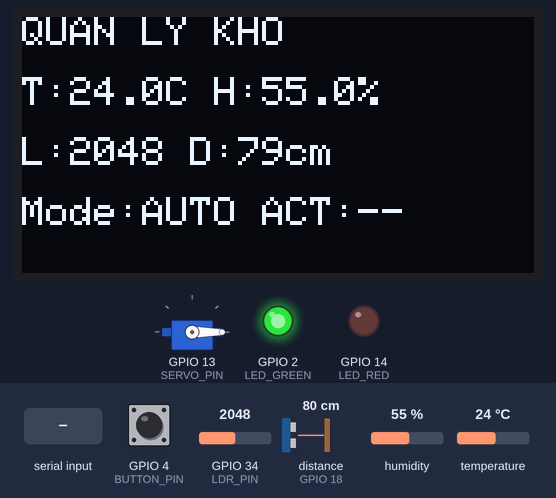
A program run on a simulated ESP32. Shown: 128×64 one-colour display, servo, output pins drawn as LEDs (lit = HIGH). Wiring (from diagram.json): ultrasonic range finder: trigger GPIO 5; echo GPIO 18. The test bench sets the inputs (shaded band); at power-on: distance to the obstacle (sensor on GPIO 18) 80 cm, GPIO 4 (BUTTON_PIN) HIGH, temperature 24 °C, GPIO 34 (LDR_PIN) = 2048, humidity 55 %. The echo pulse lasts 58.3 µs per cm; pins used as bus, display or sensor lines are not drawn; what the program prints to the serial monitor is not drawn.

Above: at 3.1 s.
3.2 s: distance to the obstacle (sensor on GPIO 18) set to 23 cm
At 4.4 s:
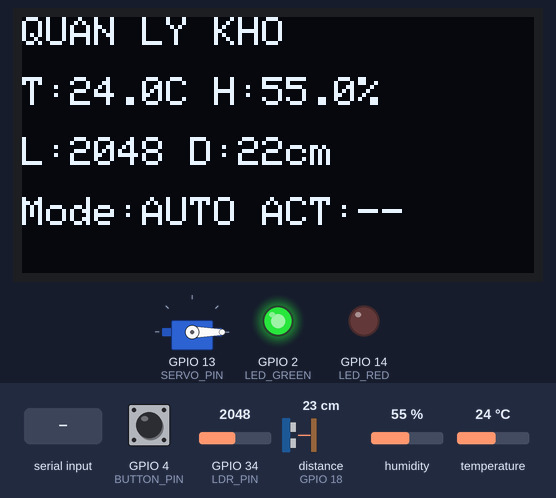
5.5 s: distance to the obstacle (sensor on GPIO 18) set to 18 cm
At 7.2 s:
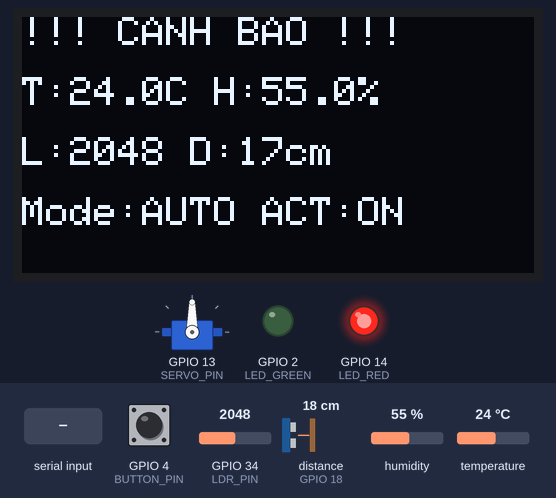
7.5 s: GPIO 4 (BUTTON_PIN) pulled LOW for 0.15 s
At 8.6 s:
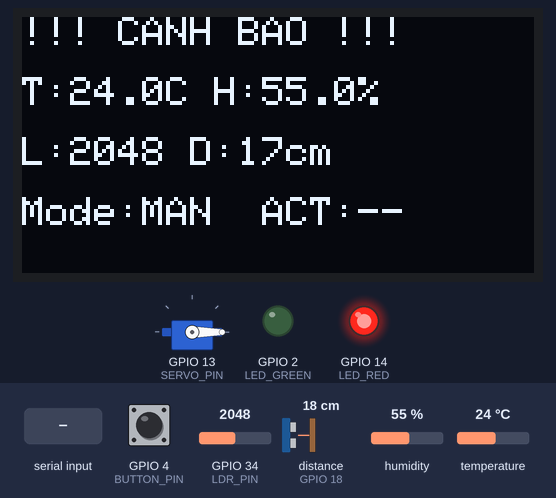
9.5 s: "r\n" received over Serial
At 9.9 s:
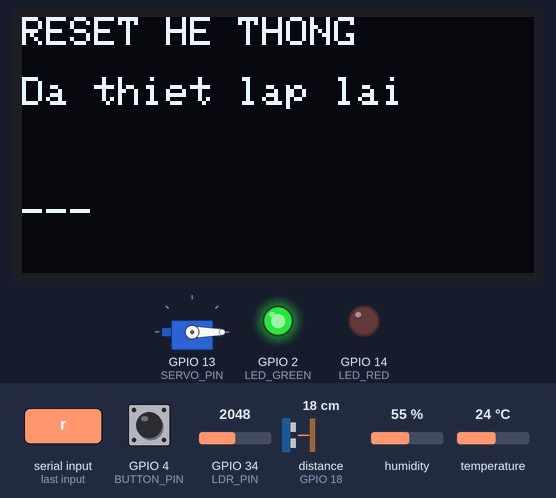
11.5 s: GPIO 4 (BUTTON_PIN) pulled LOW for 1 s
At 11.8 s:
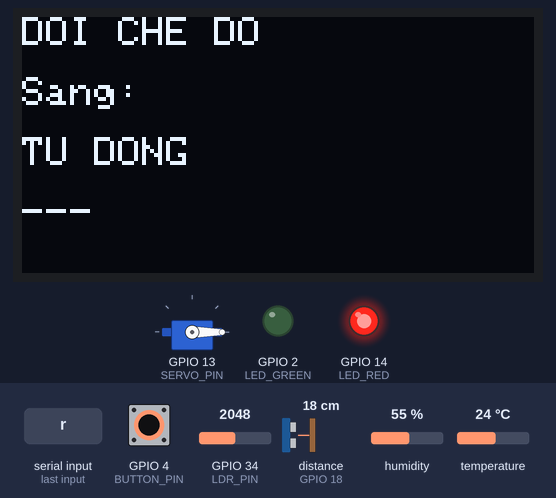
14.0 s: temperature set to 33 °C
At 14.8 s:
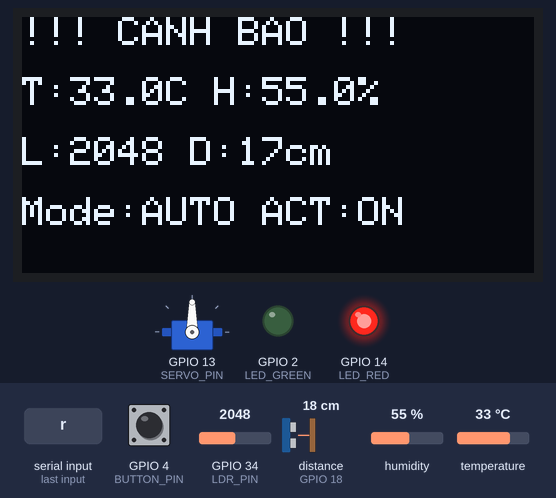
Timing chart, 0 to 16.5 s (numbered marks = the images above; inputs shaded):
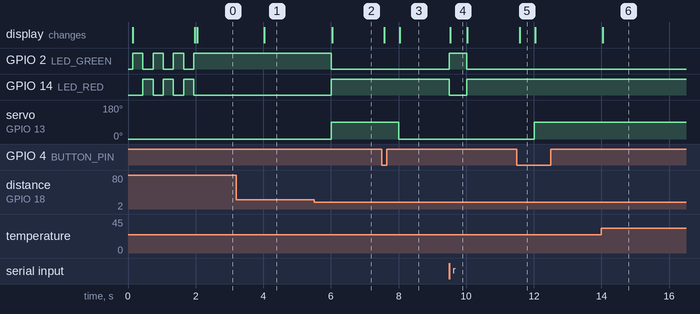

Measured:
- the behaviour switches between 21 and 20 cm on distance to the obstacle (sensor on GPIO 18) (found by bisection; images 1 and 2)
- after the input at 3.2 s, the display: changes after 0.83 s (image 1)
- after the input at 5.5 s, GPIO 2 (LED_GREEN): HIGH → LOW after 0.51 s; GPIO 14 (LED_RED): LOW → HIGH after 0.51 s; servo on GPIO 13 (SERVO_PIN): 0° → 90° after 0.52 s; the display: changes after 0.54 s (image 2)
- after the input at 7.5 s, servo on GPIO 13 (SERVO_PIN): 90° → 0° after 0.51 s; the display: first changes after 0.08 s (image 3 shows a later state)
- after the input at 9.5 s, GPIO 2 (LED_GREEN): LOW → HIGH at once, → LOW 0.51 s later; GPIO 14 (LED_RED): HIGH → LOW at once, → HIGH 0.51 s later; the display: changes at once (image 4)
- after the input at 11.5 s, servo on GPIO 13 (SERVO_PIN): 0° → 90° after 0.51 s; the display: changes after 0.08 s (image 5)
- after the input at 14.0 s, the display: changes at once (image 6)

The program:

main.cpp
```cpp
#include <Adafruit_GFX.h>     // Thư viện đồ họa cơ bản cho màn hình
#include <Adafruit_SSD1306.h> // Thư viện điều khiển màn hình OLED SSD1306
#include <DHT.h>              // Thư viện cảm biến nhiệt độ và độ ẩm DHT
#include <ESP32Servo.h>       // Thư viện điều khiển động cơ Servo cho ESP32
#include <arduino.h>

/**
 * ĐỊNH NGHĨA CÁC CHÂN KẾT NỐI (Hardware Pin Assignment)
 * Việc định nghĩa rõ ràng các chân giúp dễ dàng thay đổi phần cứng mà không cần
 * sửa code ở nhiều nơi.
 */
#define BUTTON_PIN 4   // Nút nhấn chuyển chế độ (Số 4 - GPIO4)
#define LDR_PIN 34     // Cảm biến quang trở (Analog 34 - GPIO34)
#define DHT_PIN 15     // Cảm biến DHT22 (Số 15 - GPIO15)
#define DHT_TYPE DHT22 // Loại cảm biến là DHT22 (độ chính xác cao hơn DHT11)
#define TRIG_PIN 5     // Chân phát tín hiệu siêu âm (Trigger)
#define ECHO_PIN 18    // Chân nhận tín hiệu siêu âm (Echo)
#define SERVO_PIN 13   // Chân điều khiển Servo (Cửa/Quạt)
#define LED_GREEN 2    // Đèn LED xanh - Trạng thái an toàn
#define LED_RED 14     // Đèn LED đỏ - Trạng thái cảnh báo

/**
 * CÁC NGƯỠNG THIẾT LẬP (System Thresholds)
 * Các giá trị này dùng để so sánh với dữ liệu cảm biến để ra quyết định.
 */
#define NGUONG_NHIET 30.0 // Nhiệt độ trên 30.0°C sẽ cảnh báo cháy/nóng
#define NGUONG_ANH_SANG                                                        \
  1500 // Giá trị quang trở (giả lập) để bật cảnh báo chiếu sáng
#define NGUONG_KHOANG_CACH                                                     \
  20 // Khoảng cách vật cản dưới 20cm coi như có đột nhập

// Các thông số vật lý của màn hình OLED
#define SCREEN_WIDTH 128 // Độ rộng màn hình (pixels)
#define SCREEN_HEIGHT 64 // Độ cao màn hình (pixels)

/**
 * KHỞI TẠO CÁC ĐỐI TƯỢNG (Object Initialization)
 * Tạo ra các "thực thể" phần mềm đại diện cho các thiết bị phần cứng.
 */
DHT dht(DHT_PIN, DHT_TYPE); // Đối tượng cảm biến DHT
Adafruit_SSD1306 oled(SCREEN_WIDTH, SCREEN_HEIGHT, &Wire,
                      -1); // Đối tượng màn hình OLED
Servo hieuChinhCua;        // Đối tượng Servo điều khiển thực thi

/**
 * KHAI BÁO NGUYÊN MẪU HÀM (Function Prototypes)
 * Giúp trình biên dịch biết trước sự tồn tại của các hàm sẽ định nghĩa ở phía
 * dưới.
 */
void kickHoatSieuAm();
void capNhatOLED(String dong1, String dong2, String dong3, String dong4);
void xuLyLenhSerial();
void hienThiTroGiup();
void docVaBaoCaoCamBien();

/**
 * BIẾN TRẠNG THÁI TOÀN CỤC (Global State Variables)
 * Lưu trữ các thông số vận hành của hệ thống trong suốt thời gian chạy.
 */
int cheDo = 0;    // Chế độ vận hành: 0 = Tự động (Auto), 1 = Thủ công (Manual)
int trangThaiNut; // Trạng thái hiện tại của nút bấm
int trangThaiNutCu =
    HIGH; // Trạng thái trước đó của nút bấm (để phát hiện sự thay đổi)
unsigned long thoiGianDebounce =
    0;                           // Thời điểm bắt đầu rung phím (để lọc nhiễu)
unsigned long thoiGianTruoc = 0; // Thời điểm cập nhật cảm biến lần cuối
const long chuKyCapNhat = 2000;  // Chu kỳ đọc cảm biến mỗi 2 giây (2000ms)

/**
 * HÀM THIẾT LẬP (Setup Function)
 * Chạy duy nhất một lần khi khởi động hoặc Reset ESP32.
 */
void setup() {
  Serial.begin(
      115200); // Khởi tạo giao tiếp Serial với máy tính (baudrate 115200)
  delay(100);

  // In banner chào mừng ra Serial Monitor
  Serial.println("\n**************************************");
  Serial.println("*  HE THONG KHO THONG MINH (v2.0)    *");
  Serial.println("*       XIN CHAO QUY KHACH!          *");
  Serial.println("**************************************");
  Serial.println("Dang khoi dong cac cam bien...");

  // Thiết lập chế độ cho các chân (Vào/Ra)
  pinMode(BUTTON_PIN, INPUT_PULLUP); // Chế độ INPUT_PULLUP để không cần điện
                                     // trở ngoài cho nút bấm
  pinMode(LDR_PIN, INPUT);           // Cảm biến quang trở là đầu vào Analog
  pinMode(TRIG_PIN, OUTPUT);         // Chân phát siêu âm là đầu ra
  pinMode(ECHO_PIN, INPUT);          // Chân nhận siêu âm là đầu vào
  pinMode(LED_GREEN, OUTPUT);        // Đèn LED là đầu ra
  pinMode(LED_RED, OUTPUT);

  dht.begin(); // Bắt đầu hoạt động cảm biến DHT

  // Khởi tạo màn hình OLED, kiểm tra xem màn hình có phản hồi không
  if (!oled.begin(SSD1306_SWITCHCAPVCC, 0x3C)) {
    Serial.println("LOI: Khong tim thay man hinh OLED SSD1306!");
    for (;;)
      ; // Dừng chương trình nếu không có màn hình
  }

  // Thiết lập font chữ và màu sắc mặc định cho OLED
  oled.clearDisplay();
  oled.setTextSize(1);
  oled.setTextColor(SSD1306_WHITE);

  hieuChinhCua.attach(SERVO_PIN); // Gán chân điều khiển cho Servo
  hieuChinhCua.write(0);          // Đặt Servo về vị trí 0 độ (Cửa đóng)

  // Hiệu ứng kiểm tra đèn LED khi khởi động (Nháy 3 lần)
  Serial.println("Kiem tra den tin hieu LED...");
  for (int i = 0; i < 3; i++) {
    digitalWrite(LED_GREEN, HIGH);
    digitalWrite(LED_RED, LOW);
    delay(300);
    digitalWrite(LED_GREEN, LOW);
    digitalWrite(LED_RED, HIGH);
    delay(300);
  }
  digitalWrite(LED_RED, LOW);
  digitalWrite(LED_GREEN,
               HIGH); // Kết thúc kiểm tra, để đèn xanh sáng (Sẵn sàng)

  Serial.println("HE THONG DA SAN SANG!");
  hienThiTroGiup(); // Hiển thị các lệnh điều khiển qua Serial

  // Hiển thị thông tin ban đầu lên OLED
  capNhatOLED("XIN CHAO!", "KHO THONG MINH", "Trang thai: OK",
              "Go 'h' de xem lenh");
}

/**
 * VÒNG LẶP CHÍNH (Main Loop)
 * Chạy liên tục để xử lý các sự kiện và cập nhật dữ liệu.
 */
void loop() {
  xuLyLenhSerial(); // Luôn lắng nghe lệnh từ máy tính

  /**
   * XỬ LÝ NÚT BẤM VỚI KỸ THUẬT DEBOUNCE (Chống nhiễu phím)
   * Nút bấm cơ học khi nhấn sẽ tạo ra nhiều xung ảo, ta cần lọc bỏ chúng.
   */
  int docNut = digitalRead(BUTTON_PIN);
  if (docNut != trangThaiNutCu) {
    thoiGianDebounce = millis(); // Ghi nhận thời điểm trạng thái phím thay đổi
  }

  // Nếu trạng thái phím ổn định đủ lâu (50ms) thì mới ghi nhận là một lần nhấn
  // thực sự
  if ((millis() - thoiGianDebounce) > 50) {
    if (docNut != trangThaiNut) {
      trangThaiNut = docNut;
      // Phát hiện trạng thái LOW (vì dùng PULLUP nên khi nhấn phím chân sẽ
      // xuống mức LOW)
      if (trangThaiNut == LOW) {
        cheDo = !cheDo; // Đảo trạng thái chế độ (0 sang 1 hoặc ngược lại)
        String tenCheDo = cheDo ? "THU CONG" : "TU DONG";
        Serial.println("\n[THONG BAO] Chuyen sang che do: " + tenCheDo);
        capNhatOLED("DOI CHE DO", "Sang:", tenCheDo, "---");
      }
    }
  }
  trangThaiNutCu = docNut; // Lưu lại để so sánh ở vòng lặp kế tiếp

  /**
   * CẬP NHẬT DỮ LIỆU CẢM BIẾN ĐỊNH KỲ
   * Sử dụng millis() để không làm dừng chương trình (thay vì delay()).
   */
  unsigned long thoiGianHienTai = millis();
  if (thoiGianHienTai - thoiGianTruoc >= chuKyCapNhat) {
    thoiGianTruoc = thoiGianHienTai;
    docVaBaoCaoCamBien(); // Gọi hàm đọc và phân tích dữ liệu
  }
}

/**
 * Kích hoạt phát sóng siêu âm để đo khoảng cách
 */
void kickHoatSieuAm() {
  digitalWrite(TRIG_PIN, LOW);
  delayMicroseconds(2);
  digitalWrite(TRIG_PIN, HIGH); // Phát xung 10 micro giây
  delayMicroseconds(10);
  digitalWrite(TRIG_PIN, LOW);
}

/**
 * Hiển thị 4 dòng văn bản lên màn hình OLED
 */
void capNhatOLED(String dong1, String dong2, String dong3, String dong4) {
  oled.clearDisplay();
  oled.setCursor(0, 0);
  oled.println(dong1);
  oled.setCursor(0, 15);
  oled.println(dong2);
  oled.setCursor(0, 30);
  oled.println(dong3);
  oled.setCursor(0, 45);
  oled.println(dong4);
  oled.display(); // Cần gọi display() để dữ liệu thực sự xuất hiện trên màn
                  // hình
}

/**
 * Xử lý các ký tự lệnh nhận được từ Serial Monitor
 */
void xuLyLenhSerial() {
  if (Serial.available() > 0) {
    char lenh = Serial.read(); // Đọc ký tự đầu tiên
    while (Serial.available() > 0)
      Serial.read(); // Xóa sạch bộ đệm các ký tự thừa (vd: xuống dòng)

    switch (lenh) {
    case 'm':
    case 'M': // Đổi chế độ điều khiển
      cheDo = !cheDo;
      Serial.println("\n>> LENH: DOI CHE DO. Hien tai: " +
                     String(cheDo ? "THU CONG" : "TU DONG"));
      break;
    case 's':
    case 'S': // Yêu cầu báo cáo cảm biến ngay lập tức
      Serial.println("\n>> LENH: YEU CAU BAO CAO TRUC TIEP");
      docVaBaoCaoCamBien();
      break;
    case 'r':
    case 'R': // Reset hệ thống về trạng thái an toàn
      Serial.println("\n>> LENH: THIET LAP LAI (RESET)");
      hieuChinhCua.write(0);
      digitalWrite(LED_RED, LOW);
      digitalWrite(LED_GREEN, HIGH);
      capNhatOLED("RESET HE THONG", "Da thiet lap lai", "", "---");
      break;
    case 'h':
    case 'H': // Hiển thị bảng trợ giúp
      hienThiTroGiup();
      break;
    default:
      // Thông báo nếu người dùng nhập sai lệnh
      if (lenh != '\n' && lenh != '\r') {
        Serial.print("\n>> Khong ro lenh: ");
        Serial.println(lenh);
        hienThiTroGiup();
      }
      break;
    }
  }
}

/**
 * In danh sách các lệnh điều khiển ra Serial Monitor
 */
void hienThiTroGiup() {
  Serial.println("\n--- BANG DIEU KHIEN KHO ---");
  Serial.println(" [m] - Doi che do (Tu dong/Thu cong)");
  Serial.println(" [s] - Xem bao cao cam bien ngay");
  Serial.println(" [r] - Reset canh bao & Servo");
  Serial.println(" [h] - Hien thi tro giup");
  Serial.println("---------------------------");
}

/**
 * Hàm quan trọng nhất: Đọc toàn bộ cảm biến và ra quyết định điều khiển
 */
void docVaBaoCaoCamBien() {
  // 1. Đọc dữ liệu từ cảm biến nhiệt độ & độ ẩm
  float t = dht.readTemperature();
  float h = dht.readHumidity();

  // 2. Đọc độ sáng từ quang trở (LDR)
  int l = analogRead(LDR_PIN);

  // 3. Đo khoảng cách bằng cảm biến siêu âm
  kickHoatSieuAm();
  long duration =
      pulseIn(ECHO_PIN, HIGH); // Đo thời gian xung phản hồi (echo) quay lại
  int d = duration * 0.034 /
          2; // Công thức vật lý: Distance = (Time * Tốc độ âm thanh) / 2

  // Kiểm tra tính hợp lệ của dữ liệu DHT (phòng trường hợp đứt dây)
  bool loiCBIEN = isnan(t) || isnan(h);
  bool coHanhDong = false; // Biến đánh dấu xem có cần kích hoạt Servo không
  String tieuDeOLED = "QUAN LY KHO";
  String canhBao = "";

  // 4. KIỂM TRA CÁC NGƯỠNG AN TOÀN (LOGIC RA QUYẾT ĐỊNH)
  if (t > NGUONG_NHIET) {
    canhBao += "NGUY HIEM CHAY! ";
    coHanhDong = true;
  }
  if (d > 0 && d < NGUONG_KHOANG_CACH) {
    canhBao += "CO DOT NHAP! ";
    coHanhDong = true;
  }

  // 5. IN DỮ LIỆU RA TRẠM GIÁM SÁT (SERIAL MONITOR)
  Serial.println("\n--- BAO CAO MONITOR: " + String(millis() / 1000) + "s ---");
  if (loiCBIEN)
    Serial.println("[!] LOI: Cam bien DHT khong phan hoi.");
  Serial.print(" Nhiet do: ");
  Serial.print(t);
  Serial.print("C | Do am: ");
  Serial.print(h);
  Serial.println("%");
  Serial.print(" Anh sang: ");
  Serial.print(l);
  Serial.print(" | K.Cach: ");
  Serial.print(d);
  Serial.println("cm");

  // Xử lý báo động trên đèn LED
  if (canhBao != "") {
    Serial.println("[CANH BAO] " + canhBao);
    tieuDeOLED = "!!! CANH BAO !!!";
    digitalWrite(LED_RED, HIGH);  // Bật đèn đỏ cảnh báo
    digitalWrite(LED_GREEN, LOW); // Tắt đèn xanh
  } else {
    Serial.println("[OK] Tinh trang kho: AN TOAN");
    digitalWrite(LED_RED, LOW);    // Tắt đèn đỏ
    digitalWrite(LED_GREEN, HIGH); // Bật đèn xanh an toàn
  }

  // 6. ĐIỀU KHIỂN CƠ CẤU CHẤP HÀNH (SERVO)
  int pos = 0;
  // Nếu đang ở chế độ TỰ ĐỘNG và có cảnh báo (cháy/đột nhập) -> Mở cửa thoát
  // hiểm / Bật quạt
  if (cheDo == 0 && coHanhDong) {
    pos = 90; // Góc quay 90 độ (Trạng thái Mở)
    Serial.println("[HANH DONG] Tu dong mo thiet bi thoat hiem.");
  }
  hieuChinhCua.write(pos); // Xuất lệnh ra chân Servo

  // 7. TỔNG HỢP DỮ LIỆU LÊN MÀN HÌNH OLED
  String dong2 = "T:" + String(t, 1) + "C H:" + String(h, 1) + "%";
  String dong3 = "L:" + String(l) + " D:" + String(d) + "cm";
  String dong4 = "Mode:" + String(cheDo ? "MAN " : "AUTO") +
                 (pos > 0 ? " ACT:ON" : " ACT:-- ");

  capNhatOLED(tieuDeOLED, dong2, dong3, dong4);
}
```
